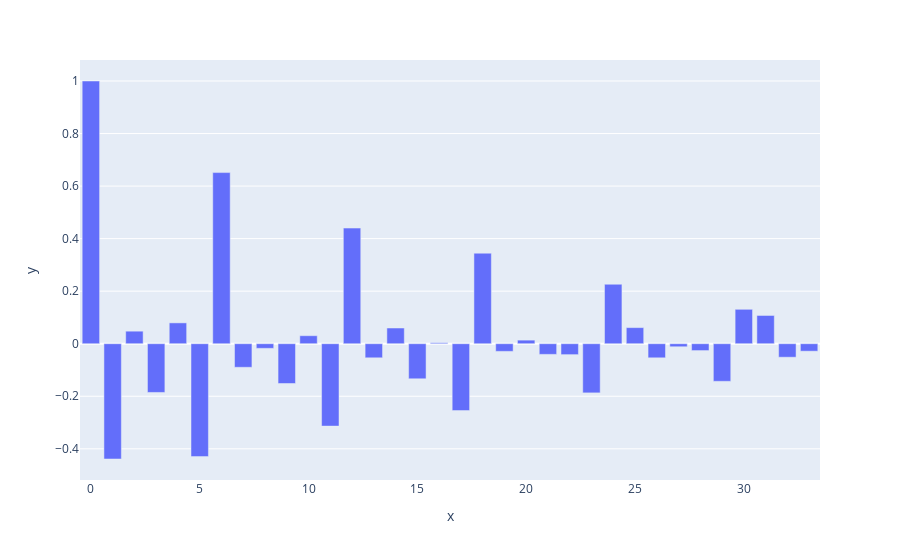

This figure's notebook cell:
### Code cell
acf_vals = acf(first_diff)
fig = px.bar(y=acf_vals)
fig.show()

### Figure 1 — Plotly figure (JSON) as saved in the notebook; plotly's stock layout.template omitted (floating-point values rounded to 4 significant figures)
{"data": [{"alignmentgroup": "True", "hovertemplate": "x=%{x}<br>y=%{y}<extra></extra>", "legendgroup": "", "marker": {"color": "#636efa", "pattern": {"shape": ""}}, "name": "", "offsetgroup": "", "orientation": "v", "showlegend": false, "textposition": "auto", "type": "bar", "x": [0, 1, 2, 3, 4, 5, 6, 7, 8, 9, 10, 11, 12, 13, 14, 15, 16, 17, 18, 19, 20, 21, 22, 23, 24, 25, 26, 27, 28, 29, 30, 31, 32, 33], "xaxis": "x", "y": [1, -0.4389, 0.04769, -0.1856, 0.07928, -0.4298, 0.6513, -0.08976, -0.01764, -0.1515, 0.03042, -0.3137, 0.4402, -0.05364, 0.05974, -0.1335, 0.003671, -0.2545, 0.3446, -0.02916, 0.0136, -0.04061, -0.04158, -0.1871, 0.2264, 0.06124, -0.05368, -0.01158, -0.02619, -0.1432, 0.131, 0.1075, -0.05143, -0.0285], "yaxis": "y"}], "layout": {"barmode": "relative", "legend": {"tracegroupgap": 0}, "margin": {"t": 60}, "xaxis": {"anchor": "y", "domain": [0, 1], "title": {"text": "x"}}, "yaxis": {"anchor": "x", "domain": [0, 1], "title": {"text": "y"}}}}
